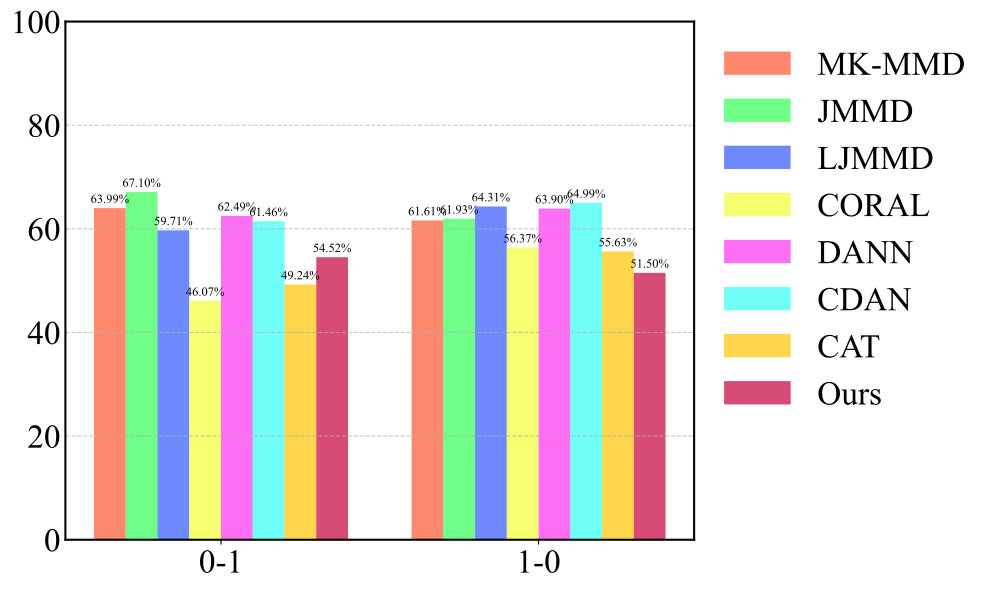

Here is the Python script that generated this plot:
import numpy as np
import matplotlib.pyplot as plt

# 设置全局字体为 Times New Roman
plt.rcParams['font.family'] = 'Times New Roman'

# 数据准备
methods = ['MK-MMD', 'JMMD', 'LJMMD', 'CORAL', 'DANN', 'CDAN', 'CAT', 'Ours']
tasks = ['0-1', '1-0']
data = {
    'MK-MMD': [63.99, 61.61],
    'JMMD': [67.10, 61.93],
    'LJMMD': [59.71, 64.31],
    'CORAL': [46.07, 56.37],
    'DANN': [62.49, 63.90],
    'CDAN': [61.46, 64.99],
    'CAT': [49.24, 55.63],
    'Ours': [54.52, 51.50]
}

# 定义颜色列表
colors = ['#FF5733', '#33FF57', '#3357FF', '#F3FF33', '#FF33F3', '#33FFF6', '#FFC300', '#C70039']

# 设置柱状图参数
bar_width = 0.1  # 柱子宽度
index = np.arange(len(tasks))  # 任务的索引

# 创建图形
fig, ax = plt.subplots(figsize=(10, 6))

# 设置整个图表的外边框
for spine in ['top', 'bottom', 'left', 'right']:
    ax.spines[spine].set_visible(True)  # 显示所有边框
    ax.spines[spine].set_linewidth(1.5)  # 设置边框线宽
    ax.spines[spine].set_color('black')  # 设置边框颜色为黑色

# 绘制横向柱状图
for i, method in enumerate(methods):
    values = data[method]
    x_positions = index + i * bar_width  # 每个方法的柱子位置偏移
    bars = ax.bar(
        x_positions,
        values,
        bar_width,
        label=method,
        color=colors[i],
        alpha=0.7,  # 设置透明度为 0.7
        edgecolor=None  # 条柱无外边框
    )

    # 在每个柱子上添加数值，并控制数字离条柱顶端的距离
    offset = 0.5  # 调整数字离条柱顶端的距离（可以根据需要修改）
    for bar, value in zip(bars, values):
        height = bar.get_height()
        ax.text(
            bar.get_x() + bar.get_width() / 2,
            height + offset,                   # Y 坐标：柱子高度 + 偏移量
            f'{value:.2f}%',
            ha='center',
            va='bottom',
            fontsize=9
        )

# 设置 X 轴标签
ax.set_xticks(index + len(methods) * bar_width / 2 - bar_width / 2)
ax.set_xticklabels(tasks, fontsize=24)

# 设置 Y 轴范围及标签
ax.set_ylim(0, 100)
# ax.set_ylabel('Performance', fontsize=16)

# 添加网格线（仅保留水平网格线）
ax.yaxis.grid(True, linestyle='--', alpha=0.7)
ax.tick_params(axis='y', which='both', length=0)  # 隐藏 Y 轴刻度线

# 添加图例（方法作为图例）
legend = ax.legend(loc='upper left', bbox_to_anchor=(1, 1), fontsize=24)
legend.get_frame().set_linewidth(0)
legend.get_frame().set_alpha(0.8)

# 设置标题（可选）
# ax.set_title('Comparison of Methods', fontsize=18)

# 设置标签字体大小
ax.tick_params(axis='both', which='major', labelsize=24)

# 调整布局
plt.tight_layout()

# 保存为 pdf 文件
plt.savefig("SEU_TIME.pdf", format='pdf', bbox_inches='tight')

# 显示图形
plt.show()
